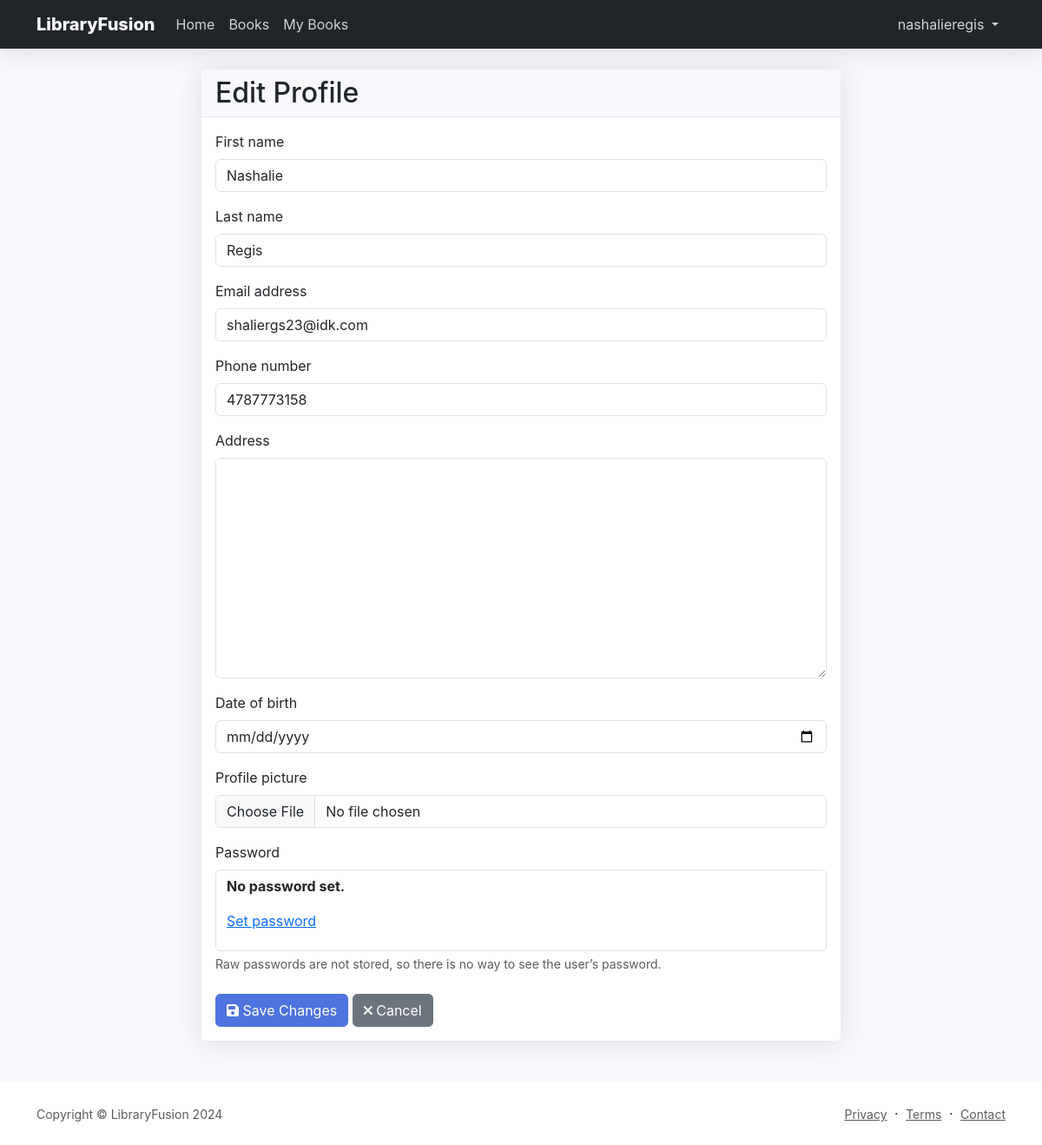
The app's page /account/profile/edit/ (signed in) with its own data.
### account/models.py (models this page shows, shortened)
class User(AbstractUser):
    ROLES = (
        ('STUDENT', 'Student'),
        ('LIBRARIAN', 'Librarian'),
        ('MANAGER', 'Manager'),
    )
    role = models.CharField(max_length=10, choices=ROLES, default='STUDENT')
    is_active = models.BooleanField(default=True)
    fine_balance = models.DecimalField(max_digits=10, decimal_places=2, default=0.00)
    phone_number = models.CharField(
        max_length=15,
        validators=[RegexValidator(r'^\+?1?\d{9,15}$')],
        blank=True,
        null=True
    )
    address = models.TextField(blank=True, null=True)
    date_of_birth = models.DateField(null=True, blank=True)
    profile_picture = models.ImageField(upload_to='profile_pictures/', blank=True, null=True)

### account/views.py (the view, shortened to what this page needs)
# urls.py: path('profile/edit/', views.ProfileUpdateView.as_view(), name='profile_edit'),
class ProfileUpdateView(LoginRequiredMixin, UpdateView):
    model = User
    form_class = UserProfileForm
    template_name = 'account/profile_edit.html'
    success_url = reverse_lazy('account:profile')
    def get_object(self):
        return self.request.user

### account/forms.py
class UserProfileForm(UserChangeForm):
    class Meta:
        model = User
        fields = ('first_name', 'last_name', 'email', 'phone_number', 'address', 'date_of_birth', 'profile_picture')
        widgets = {
            'date_of_birth': forms.DateInput(attrs={'type': 'date'}),
        }

### templates/account/profile_edit.html (shortened to what this page needs)
{% extends 'base.html' %}
{% load crispy_forms_tags %}
{% block content %}
<div class="container">
    <div class="row justify-content-center">
        <div class="col-md-8">
            <div class="card">
                <div class="card-header">
                    <h2 class="mb-0">Edit Profile</h2>
                </div>
                <div class="card-body">
                    <form method="post" enctype="multipart/form-data">
                        {{ form|crispy }}
                        <div class="mt-4">
                            <button type="submit" class="btn btn-primary">
                                <i class="fas fa-save"></i> Save Changes
                            </button>
                            <a href="{% url 'account:profile' %}" class="btn btn-secondary">
                                <i class="fas fa-times"></i> Cancel
                            </a>
                        </div>
                    </form>
                </div>
            </div>
        </div>
    </div>
</div>
{% endblock %}

### templates/base.html (shortened to what this page needs)
{% load static %}
<!DOCTYPE html>
<html lang="en">
<head>
    <link href="https://cdn.jsdelivr.net/npm/bootstrap@5.3.0/dist/css/bootstrap.min.css" rel="stylesheet">
    <link href="https://cdnjs.cloudflare.com/ajax/libs/font-awesome/6.0.0/css/all.min.css" rel="stylesheet">
</head>
<body>
    <nav class="navbar navbar-expand-lg navbar-dark bg-dark">
        <div class="container">
            <a class="navbar-brand" href="{% url 'books:home' %}">LibraryFusion</a>
            <div class="collapse navbar-collapse" id="navbarNav">
                <ul class="navbar-nav me-auto">
                    <li class="nav-item">
                        <a class="nav-link" href="{% url 'books:home' %}">Home</a>
                    </li>
                    <li class="nav-item">
                        <a class="nav-link" href="{% url 'books:list' %}">Books</a>
                    </li>
                    {% if user.is_authenticated %}
                        {% if user.role == 'MANAGER' %}
                            <li class="nav-item">
                                <a class="nav-link" href="{% url 'managers:dashboard' %}">Dashboard</a>
                            </li>
                        {% elif user.role == 'LIBRARIAN' %}
                            <li class="nav-item">
                                <a class="nav-link" href="{% url 'librarians:dashboard' %}">Dashboard</a>
                            </li>
                        {% elif user.role == 'STUDENT' %}
                            <li class="nav-item">
                                <a class="nav-link" href="{% url 'books:my_books' %}">My Books</a>
                            </li>
                        {% endif %}
                    {% endif %}
                </ul>
                <ul class="navbar-nav">
                    {% if user.is_authenticated %}
                        <li class="nav-item dropdown">
                            <a class="nav-link dropdown-toggle" href="#" id="navbarDropdown" role="button" data-bs-toggle="dropdown">
                                {{ user.username }}
                            </a>
                        </li>
                    {% endif %}
                </ul>
            </div>
        </div>
    </nav>
    <main class="py-4">
        {% block content %}{% endblock %}
    </main>
    <footer class="bg-white py-4 mt-auto">
        <div class="container">
            <div class="row align-items-center justify-content-between">
                <div class="col-auto">
                    <div class="small m-0 text-muted">Copyright &copy; LibraryFusion 2024</div>
                </div>
                <div class="col-auto">
                    <a class="small text-muted" href="#">Privacy</a>
                    <span class="mx-1">&middot;</span>
                    <a class="small text-muted" href="#">Terms</a>
                    <span class="mx-1">&middot;</span>
                    <a class="small text-muted" href="#">Contact</a>
                </div>
            </div>
        </div>
    </footer>
</body>
</html>

### templates/base.html (style rules this page uses)
:root { --primary-color: #4e73df; --secondary-color: #858796; --success-color: #1cc88a; --info-color: #36b9cc; --warning-color: #f6c23e; --danger-color: #e74a3b; --light-color: #f8f9fc; --dark-color: #5a5c69; }
body { font-family: 'Nunito', -apple-system, BlinkMacSystemFont, "Segoe UI", Roboto, "Helvetica Neue", Arial, sans-serif; background-color: var(--light-color); }
.navbar { background-color: var(--primary-color); box-shadow: 0 0.15rem 1.75rem 0 rgba(58, 59, 69, 0.15); }
.navbar-brand { color: white !important; font-weight: 800; }
.nav-link { color: rgba(255, 255, 255, 0.8) !important; }
.card { border: none; border-radius: 0.35rem; box-shadow: 0 0.15rem 1.75rem 0 rgba(58, 59, 69, 0.15); margin-bottom: 1.5rem; }
.card-header { background-color: #f8f9fc; border-bottom: 1px solid #e3e6f0; }
.btn { border-radius: 0.35rem; padding: 0.375rem 0.75rem; }
.btn-primary { background-color: var(--primary-color); border-color: var(--primary-color); }

### records on screen
User: username "nashalieregis", first_name "Nashalie", last_name "Regis", email "shaliergs23@idk.com", phone_number "4787773158"
